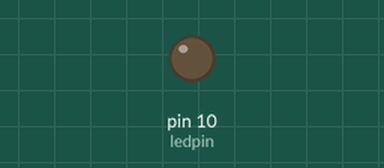
Simulated run of this sketch. Board: Arduino Uno, built with avr-gcc and run on an emulated ATmega328P. On the bench: output pins drawn as LEDs (lit = HIGH).

Above: at 0.4 s.
At 7.9 s:
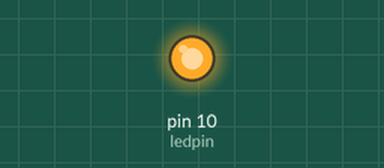
Timing chart, 0 to 8.7 s (numbered marks = the images above):
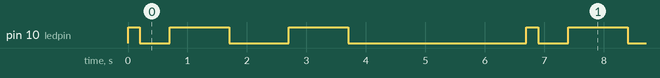

Measured:
- by itself, pin 10 (ledpin): repeats every 6.7 s: LOW 0.50 s, HIGH 1.0 s, LOW 1.0 s, HIGH 1.0 s, LOW 3.0 s, HIGH 0.20 s
- by itself, everything shown: repeats every 6.7 s, in 6 steps

The sketch:

2_sketch_jan25a_f.ino
```cpp
int ledpin=10; // define digital interface 10

void setup() {
 pinMode(ledpin, OUTPUT);
}

void loop() {

  digitalWrite(ledpin,HIGH);
  delay(200);
  digitalWrite(ledpin,LOW);
  delay(500);

  digitalWrite(ledpin,HIGH);
  delay(1000);
  digitalWrite(ledpin,LOW);
  delay(1000);

  digitalWrite(ledpin,HIGH);
  delay(1000);
  digitalWrite(ledpin,LOW);
  delay(3000);
}
```
